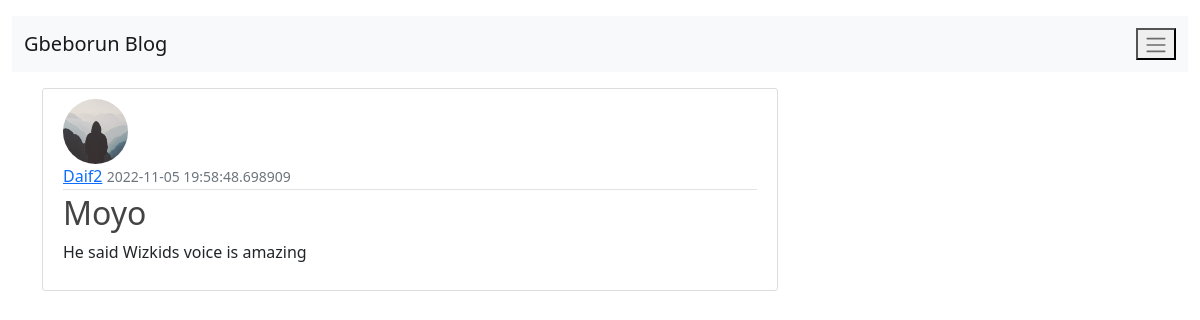
Screenshot of /post/3 with the database file from the repository.
### project/models.py (models this page shows, shortened)
class User(db.Model, UserMixin):
    id = db.Column(db.Integer(), primary_key=True)
    username = db.Column(db.String(20), unique=True, nullable=False)
    email = db.Column(db.String(120), unique=True, nullable=False)
    image_file = db.Column(db.String(20), nullable=False, default="default.jpg")
    password = db.Column(db.String(60), nullable=False)
    news = db.relationship("News", backref="author", lazy=True)

class News(db.Model):
    id = db.Column(db.Integer(), primary_key=True)
    title = db.Column(db.String(100), nullable=False)
    date_posted = db.Column(db.String(), nullable=False, default=datetime.utcnow)
    content = db.Column(db.Text, nullable=False)
    user_id = db.Column(db.Integer(), db.ForeignKey("user.id"), nullable=False)

### project/routes.py (the view)
@app.route("/post/<int:post_id>")
def post(post_id):
    post = News.query.get_or_404(post_id)
    return render_template("news.html", new=post)

### project/templates/news.html (shortened to what this page needs)
{% extends 'base.html' %}
{% block content %}
    <article class="media content-section">
        <img src="{{ url_for('static', filename='profile_pics/' + new.author.image_file) }}" class="rounded-circle article-img" alt="">
        <div class="media-body">
        <div class="article-metadata">
            <a class="mr-2" href="{{ url_for('user_posts', username=new.author.username) }}">{{ new.author.username }}</a>
            <small class="text-muted">{{ new.date_posted }}</small>
        </div>
        <h2 class="article-title">{{ new.title }}</a></h2>
        <p class="article-content">{{ new.content }}</p>
        </div>
    </article>
{% endblock %}

### project/static/main.css (style rules this page uses)
body { background: #fafafa; color: #333333; margin-top: 5rem; }
h1, h2, h3, h4, h5, h6 { color: #444444; }
.content-section { background: #ffffff; padding: 10px 20px; border: 1px solid #dddddd; border-radius: 3px; margin-bottom: 20px; }
.article-title { color: #444444; }
.article-content { white-space: pre-line; }
.article-img { height: 65px; width: 65px; margin-right: 16px; }
.article-metadata { padding-bottom: 1px; margin-bottom: 4px; border-bottom: 1px solid #e3e3e3 }

### rows the page displays
User: image_file (placeholder picture), author.username "Daif2"
News: date_posted "2022-11-05 19:58:48.698909", title "Moyo", content "He said Wizkids voice is amazing"
